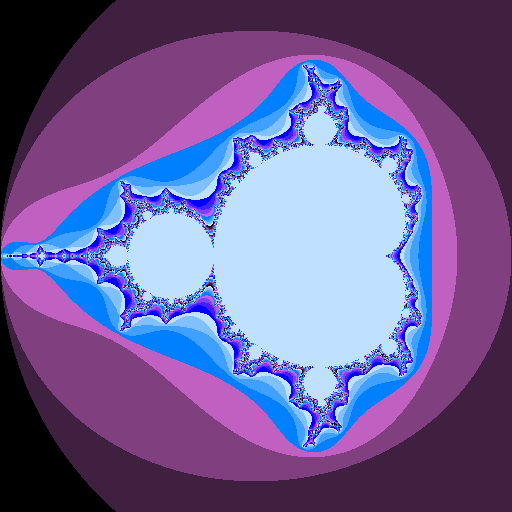

Python code for this plot:
#!/usr/bin/env python
# -*- coding: utf-8 -*-

# Mandelbrot fractal
# FB - 201003254
from PIL import Image
# drawing area
xa = -2.0
xb = 1.0
ya = -1.5
yb = 1.5
maxIt = 200 # max iterations allowed
# image size
imgx = 512
imgy = 512
image = Image.new("RGB", (imgx, imgy))
for y in range(imgy):
    zy = y * (yb - ya) / (imgy - 1)  + ya
    for x in range(imgx):
        zx = x * (xb - xa) / (imgx - 1)  + xa
        z = zx + zy * 1j 
        c = z
        for i in range(maxIt):
            if abs(z) > 2.0: break 
            z = z * z + c
        image.putpixel((x, y), (i % 4 * 64, i % 8 * 32, i % 16 * 64))

image.save("mandelbrot.bmp", "bmp")
image.show()